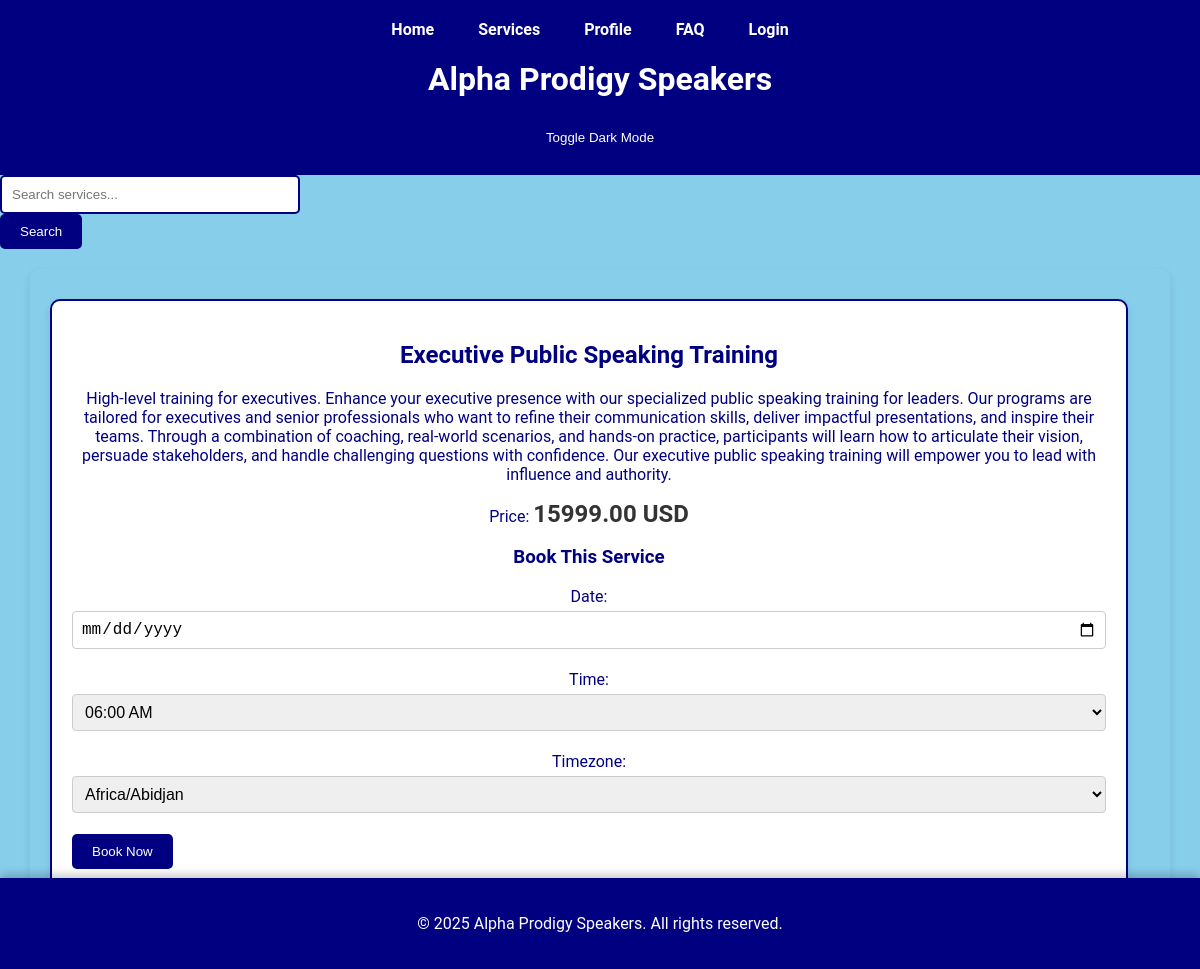
Page /speakers/services/1/ on the committed database.
### speakers/models.py (models this page shows, shortened)
class Service(models.Model):
    name = models.CharField(max_length=100)
    description = models.TextField()
    price = models.DecimalField(max_digits=10, decimal_places=2)
    class Meta:
        ordering = ['name']  # Order by name by default

### speakers/views.py (the view)
# urls.py: path('services/<int:service_id>/', views.service_detail_view, name='service_detail'),
def service_detail_view(request, service_id):
    service = get_object_or_404(Service, id=service_id)
    if request.method == 'POST':
        form = BookingForm(request.POST)
        if form.is_valid():
            booking = form.save(commit=False)
            booking.user = request.user
            booking.service = service
            booking.save()
            return redirect('payment', booking_id=booking.id)
    else:
        form = BookingForm()
    return render(request, 'service_detail.html', {'service': service, 'form': form})

### templates/htmls/service_detail.html (shortened to what this page needs)
{% extends 'base.html' %}
{% block content %}
<section id="service-detail">
    <h2>{{ service.name }}</h2>
    <p>{{ service.description }}</p>
    <p>Price: <span class="price">{{ service.price }} USD</span></p>
    <h3>Book This Service</h3>
    <form method="post" class="booking-form">
        {{ form.as_p }}
        <button type="submit" class="btn">Book Now</button>
    </form>
</section>
{% endblock %}

### static/styles.css (style rules this page uses)
body { font-family: 'Roboto', sans-serif; background-color: skyblue; margin: 0; padding: 0; }
body { overflow-x: hidden; }
section { background-color: white; border: 2px solid navy; border-radius: 10px; padding: 20px; margin-bottom: 20px; margin-top: 10px; box-shadow: 0 4px 8px rgba(0, 0, 0, 0.1); transition: transform 0.2s; width: 98%; box-sizing: border-box; }
button[type="submit"], .btn { display: inline-block; padding: 10px 20px; background-color: navy; color: white; text-decoration: none; border-radius: 5px; border: none; cursor: pointer; transition: background-color 0.3s, transform 0.3s; }
input[type="submit"], button[type="submit"] { display: inline-block; padding: 10px 20px; background-color: navy; color: white; text-decoration: none; border-radius: 5px; border: none; cursor: pointer; transition: background-color 0.3s, transform 0.3s; }
p, h1, h2, h3, a { color: navy; text-align: center; }
.price { font-size: 24px; font-weight: bold; color: #333; margin-top: 10px; }
.booking-form input[type="date"], .booking-form input[type="time"], .booking-form select { font-size: 16px; padding: 8px; margin: 5px 0; border: 1px solid #ccc; border-radius: 4px; width: 100%; box-sizing: border-box; }

### rows in the picture
Service: name "Executive Public Speaking Training", description "High-level training for executives. Enhance your executive presence with our specialized public speaking training for leaders. Our programs are tailored for executives and senior professionals who want to refine their communication skills, deliver impactful presentations, and inspire their teams. Through a combination of coaching, real-world scenarios, and hands-on practice, participants will learn how to articulate their vision, persuade stakeholders, and handle challenging questions with confidence. Our executive public speaking training will empower you to lead with influence and authority.", price "15999.00"
